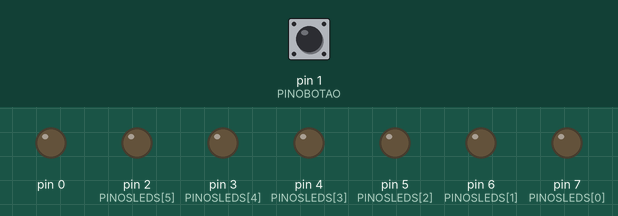
A sketch run on a simulated Arduino Uno, built with avr-gcc and run on an emulated ATmega328P. Parts: output pins drawn as LEDs (lit = HIGH). Dashed ring = blinking. Inputs (shaded band) come from the test bench; at power-on: pin 1 (PINOBOTAO) LOW.

Above: at 1.2 s.
1.3 s: pin 1 (PINOBOTAO) pulled HIGH for 0.15 s
At 1.58 s:
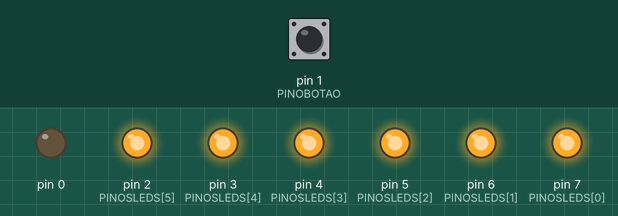
4.3 s: pin 1 (PINOBOTAO) pulled HIGH for 1 s
At 4.72 s:
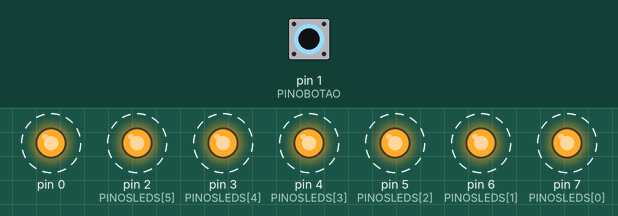
7.3 s: pin 1 (PINOBOTAO) pulled HIGH for 3.2 s
At 7.58 s:
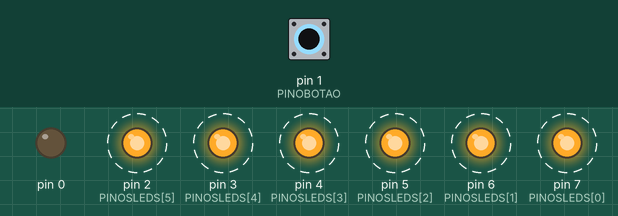
Timing chart, 0 to 12.5 s (numbered marks = the images above; inputs shaded):
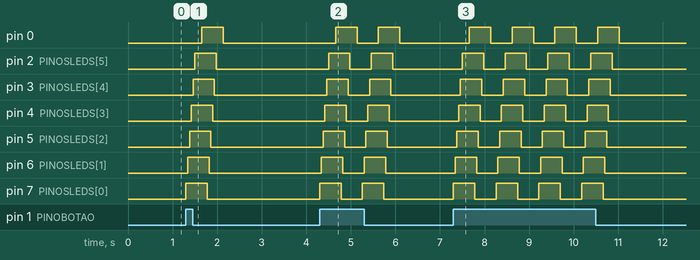

Measured:
- after the input at 1.3 s, pin 0: LOW → HIGH after 0.36 s, → LOW 0.48 s later; pin 2 (PINOSLEDS[5]): LOW → HIGH after 0.20 s, → LOW 0.48 s later; pin 3 (PINOSLEDS[4]): LOW → HIGH after 0.16 s, → LOW 0.48 s later; pin 4 (PINOSLEDS[3]): LOW → HIGH after 0.12 s, → LOW 0.48 s later; pin 5 (PINOSLEDS[2]): LOW → HIGH after 0.08 s, → LOW 0.48 s later
- after the input at 4.3 s, pin 0: alternates HIGH for 0.48 s and LOW for 0.48 s, 4 changes in all, then stays LOW, starting after 0.36 s; pin 2 (PINOSLEDS[5]): alternates HIGH for 0.48 s and LOW for 0.48 s, 4 changes in all, then stays LOW, starting after 0.20 s
- after the input at 7.3 s, pin 0: alternates HIGH for 0.48 s and LOW for 0.48 s, 8 changes in all, then stays LOW, starting after 0.36 s; pin 2 (PINOSLEDS[5]): alternates HIGH for 0.48 s and LOW for 0.48 s, 8 changes in all, then stays LOW, starting after 0.20 s

The sketch:

arduino-percorrendo-leds.ino
```cpp
int PINOSLEDS[] = {7,6,5,4,3,2};
int PINOBOTAO = 1;
int leituraBotao = 0;
void setup()
{
  for (int i=0; i < sizeof(PINOSLEDS); i ++) {
  	pinMode(PINOSLEDS[i], OUTPUT);
  }
  pinMode(PINOBOTAO, INPUT); //botao

}

void acendeLed(int pino) {
  digitalWrite(pino, HIGH);
  delay(40);
}
void apagaLed(int pino) {
  digitalWrite(pino, LOW);
  delay(40);
}
void percorreLeds(char value[]) {
	for (int i=0; i < sizeof(PINOSLEDS); i ++) {
      if (value == "acende") {
        acendeLed(PINOSLEDS[i]);
      } else {
        apagaLed(PINOSLEDS[i]);
      }
    }
}
void fazAOnda() {
  percorreLeds("acende");
  percorreLeds("apaga");
}

void loop()
{
  leituraBotao = digitalRead(PINOBOTAO);

    if(leituraBotao == HIGH)
  {
      fazAOnda();
  }

}
```
